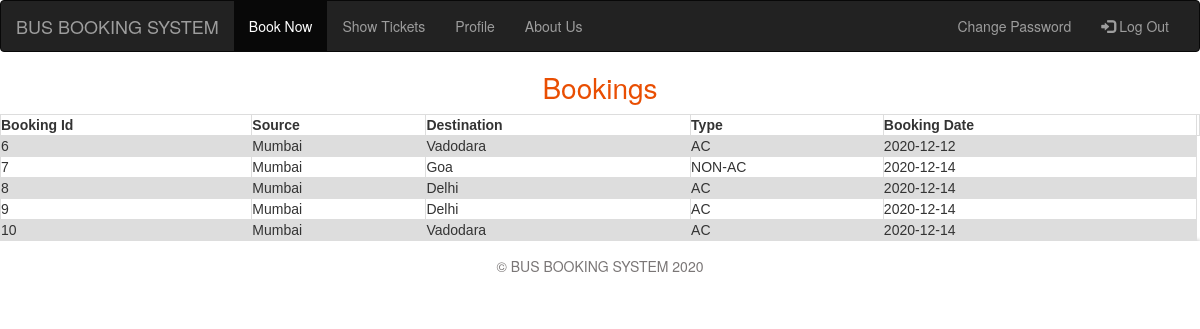
/bookings.php (signed in), run on the app's committed database.
### tables this page shows
CREATE TABLE `bookings` (
  `bookingId` int(50) NOT NULL,
  `userId` varchar(50) NOT NULL,
  `source` varchar(50) NOT NULL,
  `destination` varchar(50) NOT NULL,
  `type` varchar(50) NOT NULL,
  `totalFare` varchar(50) NOT NULL,
  `notes` varchar(50) NOT NULL,
  `date` date NOT NULL DEFAULT current_timestamp()
);

### bookings.php (the view, shortened to what this page needs)
<?php
require("connection.php");
if(isset($_SESSION['id']))
{
    $uid=  $_SESSION['id'];
    $query = "SELECT bookingId, source, destination, type, notes, totalFare, date From bookings WHERE (userID='$uid')";
    $run = mysqli_query($conn, $query);
}
else
{
  header('location: login.php');
}
?><!DOCTYPE HTML>
<html>
<head>
<link href="css/bootstrap.css" rel='stylesheet' type='text/css' />
<link href="css/style.css" rel='stylesheet' type='text/css' />
<link href="css/font-awesome.css" rel="stylesheet">
<link href="css/animate.css" rel="stylesheet" type="text/css" media="all">
<link rel="stylesheet" href="css/clndr.css" type="text/css" />
<link href="css/custom.css" rel="stylesheet">
</head>
<body class="cbp-spmenu-push">
	<div class="main-content">
		<?php
			include 'nav.php';
		?>
			<div class="main-page signup-page">
                <h3 class="title1">Bookings</h3>
                <table>
        <tr>
            <th>Booking Id</th>
            <th>Source</th>
            <th>Destination</th>
            <th>Type</th>
            <th>Booking Date<th>
        </tr>
        <?php
        while($row = mysqli_fetch_array($run)) {
        ?>
        <tr>
            <td><?php echo $row['bookingId']; ?></td>
            <td><?php echo $row['source']; ?></td>
            <td><?php echo $row['destination']; ?></td>
            <td><?php echo $row['type']; ?></td>
            <td><?php echo $row['date']; ?></td>
        </tr>
            <?php
            }
            ?>
        </table>
			</div>
		</div>
		<div class="footer">
		   <p>&copy; BUS BOOKING SYSTEM 2020</a></p>
		</div>
</body>
</html>

### nav.php (shortened to what this page needs)
<!DOCTYPE html>
<html lang="en">
<head>
  <link rel="stylesheet" href="https://maxcdn.bootstrapcdn.com/bootstrap/3.4.1/css/bootstrap.min.css">
</head>
<body>
<nav class="navbar navbar-inverse">
  <div class="container-fluid">
    <div class="navbar-header">
      <a class="navbar-brand" href="index.php">BUS BOOKING SYSTEM</a>
    </div>
    <div class="collapse navbar-collapse" id="myNavbar">
      <ul class="nav navbar-nav">
        <li class="active"><a href="index.php">Book Now</a></li>
        <li><a href="bookings.php">Show Tickets</a></li>
        <li><a href="profile.php">Profile</a></li>
        <li><a href="about-us.php">About Us</a></li>
      </ul>
      <ul class="nav navbar-nav navbar-right">
        <li><a href="updatePassword.php">Change Password</a></li>
        <li><a href="logout.php"><span class="glyphicon glyphicon-log-in"></span> Log Out</a></li>
      </ul>
    </div>
  </div>
</nav>
</body>
</html>

### css/style.css (style rules this page uses)
h4, h5, h6, h1, h2, h3 { margin: 0; }
ul, ol { margin: 0; }
p { margin: 0; }
html, body { font-family: 'Roboto Condensed', sans-serif; font-size: 100%; overflow-x: hidden; background: #fff; }
body a { transition: 0.5s all ease; -webkit-transition: 0.5s all ease; -moz-transition: 0.5s all ease; -o-transition: 0.5s all ease; -ms-transition: 0.5s all ease; text-decoration:none; }
h1,h2,h3,h4,h5,h6 { margin:0; }
p { margin:0; }
ul,label { margin:0; padding:0; }
.main-content { position: relative; }
.cbp-spmenu-push { overflow-x: hidden; position: relative; }
.cbp-spmenu, .cbp-spmenu-push { -webkit-transition: all 0.3s ease; -moz-transition: all 0.3s ease; transition: all 0.3s ease; }
.footer { background: #fff; padding: 1em; width: 100%; text-align:center; box-shadow: 0px -1px 4px rgba(0, 0, 0, 0.21); -webkit-box-shadow: 0px -1px 4px rgba(0, 0, 0, 0.21); -moz-box-shadow: 0px -1px 4px rgba(0, 0, 0, 0.21); -ms-box-shadow: 0px -1px 4px rgba(0, 0, 0, 0.21); -o-box-shadow: 0px -1px 4px rgba(0, 0, 0, 0.21); }
.footer p { color: #7A7676; font-size: 1em; line-height: 1.6em; }
h3.title1 { font-size: 2em; color: #e94e02; margin-bottom: 0.8em; }
.signup-page h3.title1 { margin-bottom: 0.4em; text-align: center; }

### bookings.php (style rules this page uses)
table { font-family: arial, sans-serif; border-collapse: collapse; width: 100%; }
td, th { border: 1px solid #dddddd; text-align: left; padding: 8px; }
tr:nth-child(even) { background-color: #dddddd; }

### data on the page
bookings: bookingId "6", source "Mumbai", destination "Vadodara", type "AC", date "2020-12-12"
bookings: bookingId "7", source "Mumbai", destination "Goa", type "NON-AC", date "2020-12-14"
bookings: bookingId "8", source "Mumbai", destination "Delhi", type "AC", date "2020-12-14"
bookings: bookingId "9", source "Mumbai", destination "Delhi", type "AC", date "2020-12-14"
bookings: bookingId "10", source "Mumbai", destination "Vadodara", type "AC", date "2020-12-14"
